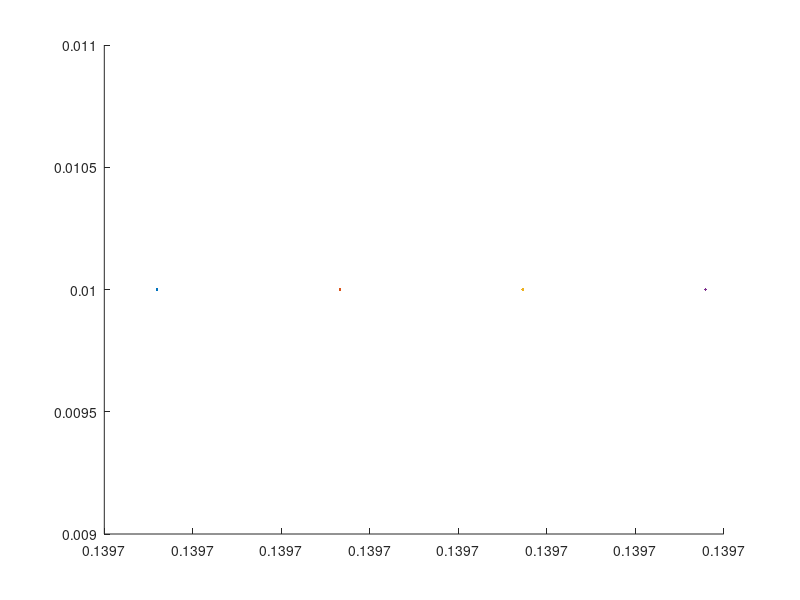

Here is the MATLAB script that generated this plot:
clear; clc; close all;

U = 0.3; % m/s
h = 0.02; % m
nu = 1.983*10^-5/1.225; % m^2/s

%y = 0 : 0.0001 : h;
y = h/2.0;

t = 7.3 : 0.0001 : 7.4;


n_terms = 20;

u1 = zeros(length(y),length(t));

u1n = zeros(length(y),length(t),n_terms);

u = zeros(length(y),length(t));

for i = 1 : length(t)
    
    for j = 1 : length(y)
        for n = 1 : n_terms
            
            u1n(j,i,n) = -U*2/pi/n*sin(n*pi*y(j)/h)*exp(-n^2*pi^2*t(i)*nu/h^2);
            
        end
        u1(j,i) = sum(u1n(j,i,:));
    end
       
    u(:,i) = U*y'/h + u1(:,i);
end

hold on;
plot(u(:,10),y);
plot(u(:,20),y);
plot(u(:,30),y);
plot(u(:,40),y);
